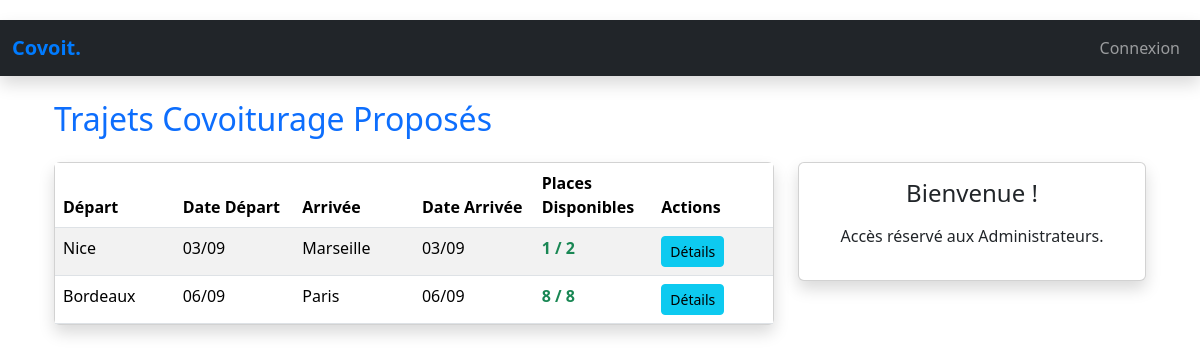
The page / on the database its author committed.
### tables this page shows
CREATE TABLE Trajets (
    id INT AUTO_INCREMENT PRIMARY KEY,
    agence_depart_id INT NOT NULL,
    agence_arrivee_id INT NOT NULL,
    date_depart DATETIME NOT NULL, 
    date_arrivee DATETIME NOT NULL,
    total_places SMALLINT NOT NULL,
    places_disponibles SMALLINT NOT NULL,
    personne_contact VARCHAR(255),
    auteur_id INT NOT NULL, 
    FOREIGN KEY (agence_depart_id) REFERENCES Agences(id),
    FOREIGN KEY (agence_arrivee_id) REFERENCES Agences(id),
    FOREIGN KEY (auteur_id) REFERENCES ProfilsUtilisateurs(id)
);

CREATE TABLE Agences (
    id INT AUTO_INCREMENT PRIMARY KEY,
    nom VARCHAR(100) UNIQUE NOT NULL
);

### controllers/DashboardController.php (called while the page is built, shortened)
<?php
class DashboardController {
    private $pdo;
    public function __construct(PDO $pdo) {
        $this->pdo = $pdo;
    }
    public function listAvailableTrips(): array {
        $sql = "SELECT t.*, a_dep.nom AS agence_depart, a_arr.nom AS agence_arrivee FROM Trajets t
                JOIN Agences a_dep ON t.agence_depart_id = a_dep.id
                JOIN Agences a_arr ON t.agence_arrivee_id = a_arr.id
                WHERE t.places_disponibles > 0 AND t.date_depart >= NOW() ORDER BY date_depart ASC";
        $stmt = $this->pdo->query($sql);
        return $stmt->fetchAll();
    }
}

### pages/home.php (the view, shortened to what this page needs)
<?php
require_once __DIR__ . '/../components/header.php';
?>
<?php
$dashboardController = new DashboardController($pdo);
$trips = $dashboardController->listAvailableTrips();
?>
<div class="container-fluid">
    <h2 class="mb-4 text-primary">Trajets Covoiturage Proposés</h2>
    <?php if (empty($trips)): ?>
        <div class="alert alert-info" role="alert">
            Aucun trajet planifié disponible actuellement. N'hésitez pas à créer le vôtre !
        </div>
    <?php else: ?>
        <div class="row">
            <div class="col-lg-8 mb-4">
                <div class="card shadow">
                    <div class="card-body p-0">
                        <table class="table table-striped table-hover mb-0">
                            <thead>
                                <tr>
                                    <th>Départ</th>
                                    <th>Date Départ</th>
                                    <th>Arrivée</th>
                                    <th>Date Arrivée</th>
                                    <th>Places Disponibles</th>
                                    <th>Actions</th>
                                </tr>
                            </thead>
                            <tbody id="trip-list">
                                <?php foreach ($trips as $trip): ?>
                                <tr data-trip-id="<?= htmlspecialchars($trip['id']) ?>">
                                    <td class="col-2"><?= htmlspecialchars($trip['agence_depart']) ?></td>
                                    <td class="col-2"><?= date('d/m', strtotime($trip['date_depart'])) ?></td>
                                    <td class="col-2"><?= htmlspecialchars($trip['agence_arrivee']) ?></td>
                                    <td class="col-2"><?= date('d/m', strtotime($trip['date_arrivee'])) ?></td>
                                    <td class="col-2 fw-bold text-success"><?= $trip['places_disponibles'] ?> / <?= $trip['total_places'] ?></td>
                                    <td class="col-2">
                                        <button type="button" class="btn btn-sm btn-info view-details" data-toggle="modal" data-target="#detailModal" data-trip-id="<?= htmlspecialchars($trip['id']) ?>">Détails</button>
                                    </td>
                                </tr>
                                <?php endforeach; ?>
                            </tbody>
                        </table>
                    </div>
                </div>
            </div>
            <div class="col-lg-4">
                <div class="card shadow sticky-top" style="top: 20px;">
                    <div class="card-body text-center p-3">
                        <h4 class="mb-3">Bienvenue !</h4>
                        <?php if ($role == 'ROLE_USER'): ?>
                            <p>Vous êtes connecté. Vous pouvez <a href="/create/trip" class="text-primary fw-bold">proposer un trajet</a> pour organiser vos déplacements.</p>
                        <?php else: ?>
                            <p>Accès réservé aux Administrateurs.</p>
                        <?php endif; ?>
                    </div>
                </div>
            </div>
        </div>
    <?php endif; ?>
<?php
require_once __DIR__ . '/../components/footer.php';
?>

### index.php (shortened to what this page needs)
<?php
require_once 'controllers/DashboardController.php';
try {
    $pdo = \Database::getInstance();
} catch (Exception $e) {
    die("Erreur Critique : Impossible de se connecter à la base de données. " . htmlspecialchars($e->getMessage()));
}
$request_uri = parse_url($_SERVER['REQUEST_URI'], PHP_URL_PATH);
if ($request_uri === '/users/login') {
    require 'controllers/AuthController.php';
} elseif ($request_uri === '/logout') {
    $auth = new AuthController($pdo);
    $auth->logout();
} else {
    if (preg_match('#^/dashboard/(agences|trajets)$#', $request_uri, $matches)) {
        $targetPage = $matches[1];
        if (!isset($_SESSION['user_id']) || $_SESSION['role'] !== 'ROLE_ADMIN') {
            redirect('/users/login?error=1');
        }
        $controller = new DashboardController($pdo);
        require "pages/dashboard_{$targetPage}.php";
    } elseif ($request_uri === '/create/trip') {
         if (!isset($_SESSION['user_id']) || $_SESSION['role'] !== 'ROLE_USER') {
            redirect('/users/login?error=1');
        }
        require 'pages/create_trip.php';
    } else {
        require 'pages/home.php';
    }
}

### components/header.php (shortened to what this page needs)
<!DOCTYPE html>
<html lang="fr">
<head>
    <link href="https://cdn.jsdelivr.net/npm/bootstrap@5.3.3/dist/css/bootstrap.min.css" rel="stylesheet">
</head>
<body>
<nav class="navbar navbar-expand-lg navbar-dark bg-dark shadow mb-4">
    <div class="container-fluid">
        <a class="navbar-brand navbar-brand-covoiturage" href="/">Covoit.</a>
        <div class="collapse navbar-collapse justify-content-end" id="navbarNav">
            <ul class="navbar-nav">
                <?php if (isset($_SESSION['user_id'])): ?>
                    <li class="nav-item dropdown">
                        <a class="nav-link dropdown-toggle text-light" href="#" role="button" data-bs-toggle="dropdown" aria-expanded="false">
                            Bienvenue, <?= htmlspecialchars(ucfirst($_SESSION["prenom"] ?? '')) ?> <?= htmlspecialchars(ucfirst($_SESSION["nom"] ?? '')) ?> (<?= ($_SESSION['role'] ?? '') === 'ROLE_ADMIN' ? 'Admin' : 'Utilisateur' ?>)
                        </a>
                        <ul class="dropdown-menu dropdown-menu-end">
                            <li><a class="dropdown-Item" href="/logout">Déconnexion</a></li>
                        </ul>
                    </li>
                <?php else: ?>
                    <li class="nav-item">
                        <a class="nav-link" href="/users/login">Connexion</a>
                    </li>
                <?php endif; ?>
            </ul>
        </div>
    </div>
</nav>
<div class="container">

### components/footer.php (shortened to what this page needs)
</div>
</body>
</html>

### components/header.php (style rules this page uses)
body { padding-top: 20px; }
.navbar-brand-covoiturage { font-weight: bold; color: #007bff !important; }

### rows shown on the page
trajets: agence_depart.nom "Nice", date_depart "03/09", agence_arrivee.nom "Marseille", date_arrivee "03/09", places_disponibles "1", total_places "2"
trajets: agence_depart.nom "Bordeaux", date_depart "06/09", agence_arrivee.nom "Paris", date_arrivee "06/09", places_disponibles "8", total_places "8"
